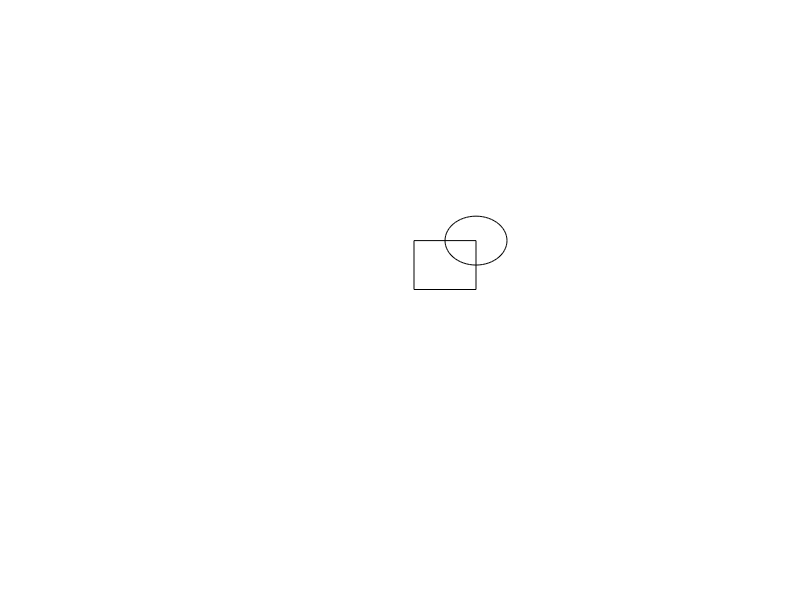

The MATLAB source for this figure: (Note: this script raises an error after producing the figure.)
fig = figure; hold on;
set(gcf, 'Color', 'k')
set(gca, 'Color', 'k');
set(gca, 'Visible', 'off');
set(gca, 'Xtick', []);

box off

% rectangle('Position', [1 1 1 1], 'FaceColor', 'w');
% rectangle('Position', [1 1 1 1], 'Curvature', 1, 'FaceColor', 'w');
%
% rectangle('Position', [2 2 1 1], 'Curvature', 0, 'FaceColor', 'w');
% rectangle('Position', [2.5 2.5 1 1], 'Curvature', 1, 'FaceColor', 'w');

rectangle('Position', [3 3 1 1], 'Curvature', 0, 'FaceColor', 'w', 'EdgeColor', 'w');
rectangle('Position', [3.5 3.5 1 1], 'Curvature', 1, 'FaceColor', 'w', 'EdgeColor', 'w');

rectangle('Position', [5 5 1 1], 'Curvature', 0, 'FaceColor', 'w', 'EdgeColor', 'k');
rectangle('Position', [5.5 5.5 1 1], 'Curvature', 1, 'FaceColor', 'w', 'EdgeColor', 'k');

xlim([0 10]);
ylim([0 10]);


%%

fig = figure; hold on;
set(gcf, 'Color', 'k')
set(gca, 'Color', 'k');
set(gca, 'Visible', 'off');
set(gca, 'Xtick', []);
xlim([0 10]);
ylim([0 10]);

box off

c = [8 1];
w = 1;
h = 1;
iscirc = 0;
edgeon = 0;

lt_draw_insert(c, w, h, iscirc, edgeon)
lt_draw_insert(c+0.5, w, h, iscirc, edgeon)

%% =============== DRAW A RANDOM SET OF OBJECTS
close all;

plotEasy=1;
studytime = 1; % 0.8
nStim = 5;
nObj = 5; % max num obj
[allplots, allplots_mask] = lt_draw_PlotStim(plotEasy, ...
    studytime, nStim, nObj);

disp('NEXT BLOCK!!!');

plotEasy=0;
lt_draw_PlotStim(plotEasy, ...
    studytime, nStim, nObj, allplots, allplots_mask);

%% =============== [FIRST GENERATE STIMULI]

close all;

plotEasy=1;
studytime = 0.9; % 0.8
nStim = 10;
nObj = 5; % max num obj
genMode =1;
[allplots, allplots_mask] = lt_draw_PlotStim(plotEasy, ...
    studytime, nStim, nObj, [], [], genMode);


% ============== PLOT EACH STIM 2X (easy and hard), randomized
close all;
easyVec = [zeros(1, length(allplots)), ones(1, length(allplots))];
trialInds = [1:length(allplots) 1:length(allplots)];

indrand = randperm(2*length(allplots));
easyVec = easyVec(indrand);
trialInds = trialInds(indrand);


for i=1:length(trialInds)
    indthis = trialInds(i);
    plotEasy=easyVec(i);

% lt_draw_PlotStim(plotEasy, ...
%     studytime, [], [], allplots(indthis), allplots_mask(indthis));
lt_draw_PlotStim(plotEasy, ...
    studytime, [], [], allplots(indthis), allplots_mask(indthis));
end

%%